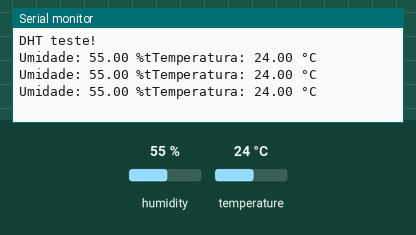
Simulated run of this sketch. Board: Arduino Uno, built with avr-gcc and run on an emulated ATmega328P. Parts: the last lines printed to the serial monitor. The test bench sets the inputs (shaded band); at power-on: humidity 55 %, temperature 24 °C.

Above: at 2.8 s.
2.9 s: humidity set to 22 %
At 5.5 s:
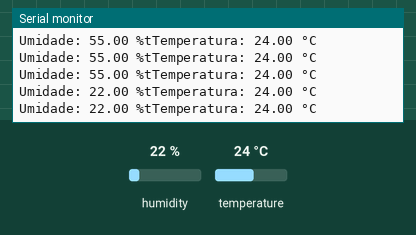
5.6 s: temperature set to 12 °C
At 7.8 s:
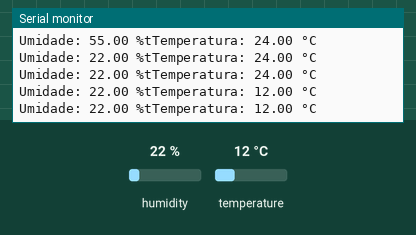
8.3 s: humidity set to 40 %
At 10.0 s:
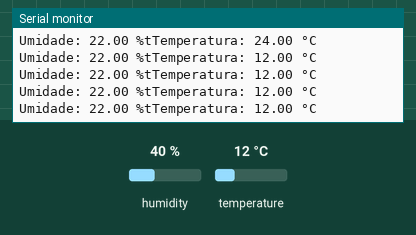
Timing chart, 0 to 11.5 s (numbered marks = the images above; inputs shaded):
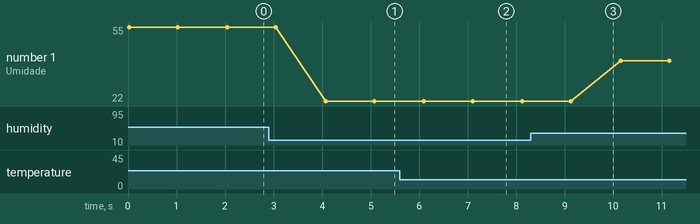

The sketch:

dht11.ino
```cpp
//Baixar biblioteca DHT Sensor Library ou instalar do gerenciador de bibliotecas da IDE
#include "DHT.h"

#define DHTPIN 6 // o sensor dht11 foi conectado ao pino 6
#define DHTTYPE DHT11

DHT dht(DHTPIN, DHTTYPE);

void setup(){
Serial.begin(9600); // inicializa o monitor serial
Serial.println("DHT teste!"); // imprime o texto no serial
dht.begin();
}

void loop(){
//declarar as variáveis para receber os valores
float umidade = dht.readHumidity();
float temperatura = dht.readTemperature();
// Se as variáveis temperatura e umidade não forem valores válidos, acusará falha de leitura.
if (isnan(temperatura) || isnan(umidade)){
Serial.println("Falha na leitura do dht11...");
}
else
{
// se os valores forem válidos, imprime os dados no monitor serial
Serial.print("Umidade: ");
Serial.print(umidade);
Serial.print(" %t"); //quebra de linha
Serial.print("Temperatura: ");
Serial.print(temperatura);
Serial.println(" °C");
delay(1000); //aguardar 1 segundo
}
}
```

Measured:
- after the input at 2.9 s, the serial monitor: prints a new line after 1.2 s (image 1)
- after the input at 5.6 s, the serial monitor: prints a new line after 0.50 s (image 2)
- plotted number 1: 55 → 22 after the input at 2.9 s, 22 → 40 after the input at 8.3 s
